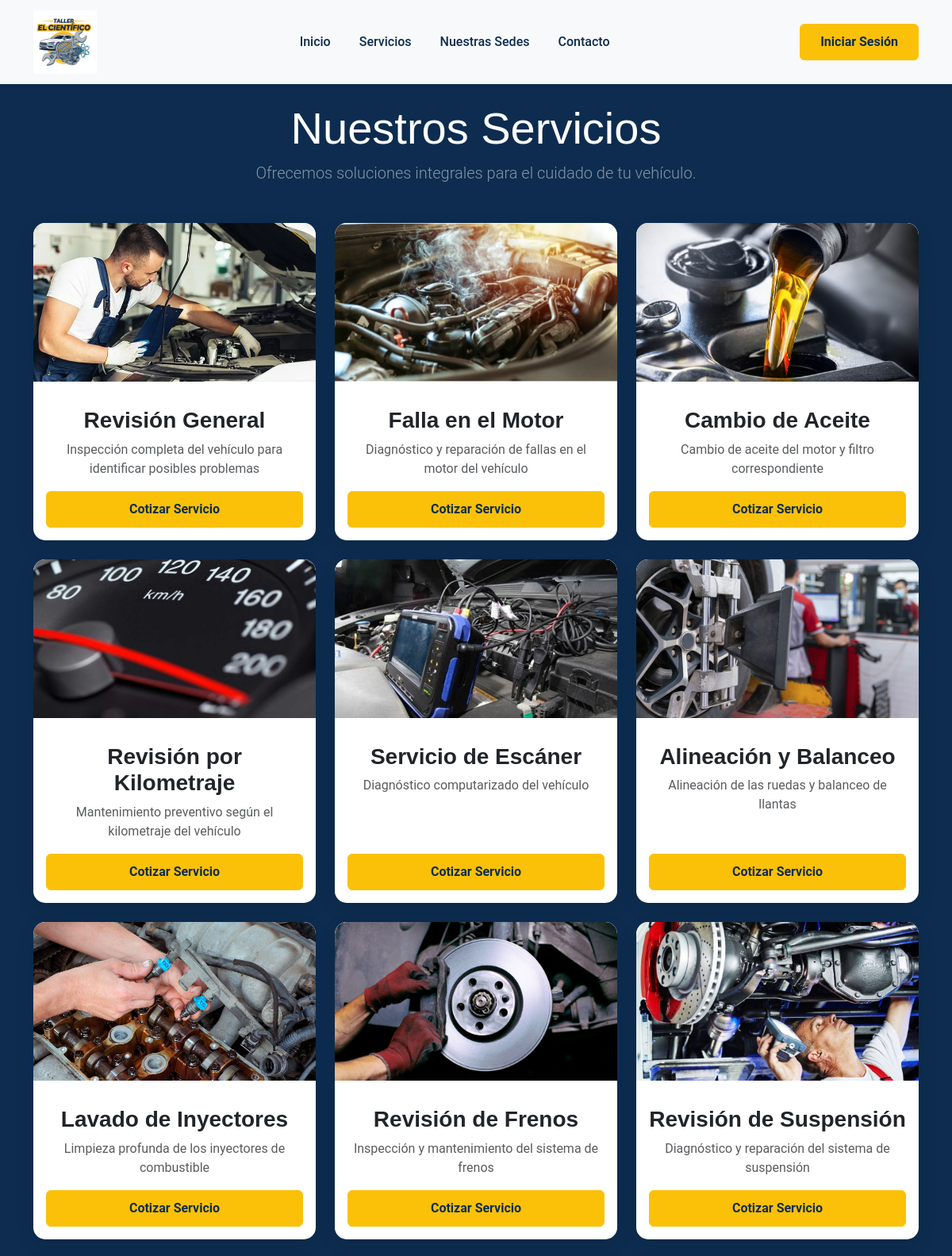
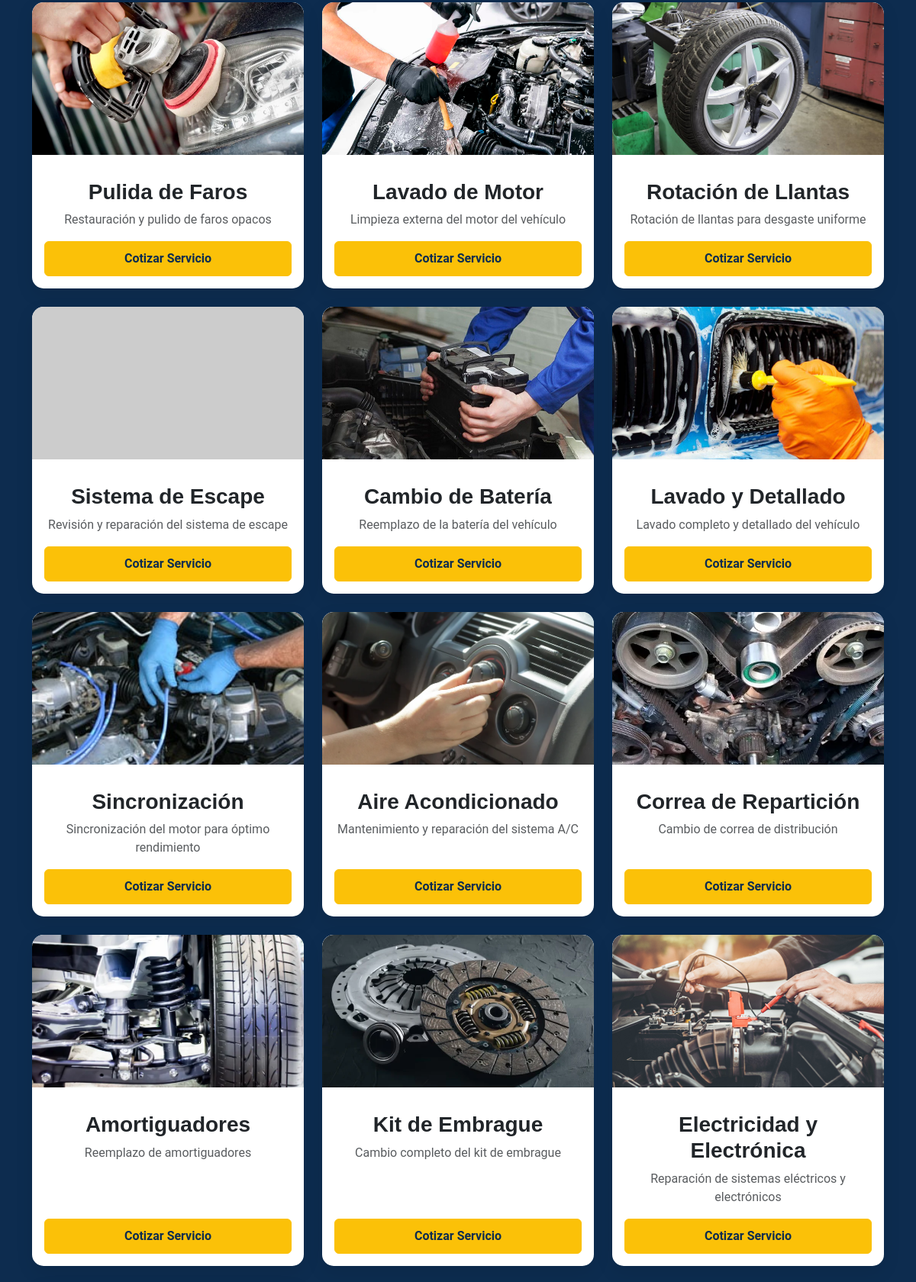
Page /servicios.php (upper part) on the committed database (2 pictures, top to bottom).
### tables this page shows
CREATE TABLE `servicios` (
  `id` int(11) NOT NULL,
  `nombre` varchar(150) NOT NULL,
  `descripcion` text DEFAULT NULL,
  `imagen_url` varchar(255) DEFAULT NULL,
  `precio_desde` decimal(10,2) NOT NULL,
  `activo` tinyint(1) DEFAULT 1,
  `fecha_creacion` timestamp NOT NULL DEFAULT current_timestamp(),
  `fecha_actualizacion` timestamp NOT NULL DEFAULT current_timestamp() ON UPDATE current_timestamp()
);

### servicios.php (the view, shortened to what this page needs)
<?php
require 'admin/db_config.php';
$sql = "SELECT nombre, descripcion, imagen_url FROM servicios WHERE activo = 1 ORDER BY id";
$result = $conn->query($sql);
$servicios = $result->fetch_all(MYSQLI_ASSOC);
include 'includes/header.php';
?>
<div class="services-page-background">
    <div class="container py-5">
        <div class="text-center mb-5">
            <h1 class="display-4 text-white">Nuestros Servicios</h1>
            <p class="lead text-white-50">Ofrecemos soluciones integrales para el cuidado de tu vehículo.</p>
        </div>
        <div class="row g-4">
            <?php if (count($servicios) > 0): ?>
                <?php foreach ($servicios as $servicio): ?>
                <div class="col-lg-4 col-md-6 d-flex align-items-stretch">
                    <div class="card service-card-v2 w-100">
                        <img
                            src="<?php echo htmlspecialchars(!empty($servicio['imagen_url']) ? $servicio['imagen_url'] : 'https://placehold.co/600x400/0d2c4f/fbc108?text=Servicio'); ?>"
                            class="service-card-img"
                            alt="<?php echo htmlspecialchars($servicio['nombre']); ?>"
                            onerror="this.onerror=null;this.src='https://placehold.co/600x400/0d2c4f/fbc108?text=Error';"
                        >
                        <div class="card-body text-center d-flex flex-column">
                            <h3 class="card-title mt-3"><?php echo htmlspecialchars($servicio['nombre']); ?></h3>
                            <p class="card-text text-muted flex-grow-1"><?php echo htmlspecialchars($servicio['descripcion']); ?></p>
                            <a href="/TALLER_EL_CIENTIFICO/crear_cotizacion.php" class="btn btn-cientifico mt-auto">Cotizar Servicio</a>
                        </div>
                    </div>
                </div>
                <?php endforeach; ?>
            <?php else: ?>
                <div class="col-12">
                    <p class="text-center text-white">No hay servicios disponibles en este momento.</p>
                </div>
            <?php endif; ?>
        </div>
    </div>
</div>
<?php include 'includes/footer.php'; ?>

### assets/css/style.css (style rules this page uses)
:root { --cientifico-yellow: #fbc108; --cientifico-dark-blue: #0d2c4f; --cientifico-light-gray: #f8f9fa; --cientifico-text: #343a40; --cientifico-white: #ffffff; }
body { font-family: 'Roboto', sans-serif; color: var(--cientifico-text); }
h1, h2, h3, h4, h5, h6 { font-family: 'Montserrat', sans-serif; font-weight: 700; color: var(--cientifico-dark-blue); }
.btn-cientifico { background-color: var(--cientifico-yellow); border-color: var(--cientifico-yellow); color: var(--cientifico-dark-blue); font-weight: bold; transition: all 0.3s; padding: 10px 25px; }
.card { border: none; border-radius: 15px; box-shadow: 0 10px 30px rgba(0,0,0,0.07); overflow: hidden; }
.services-page-background { background-color: var(--cientifico-dark-blue); }
.service-card-v2 { border: none; border-radius: 15px; box-shadow: 0 8px 25px rgba(0,0,0,0.08); transition: transform 0.3s ease, box-shadow 0.3s ease; background-color: #fff; }
.service-card-img { height: 200px; object-fit: cover; border-top-left-radius: 15px; border-top-right-radius: 15px; }

### rows in the picture
servicios: imagen_url (picture), nombre "Revisión General", descripcion "Inspección completa del vehículo para identificar posibles problemas"
servicios: imagen_url (picture), nombre "Falla en el Motor", descripcion "Diagnóstico y reparación de fallas en el motor del vehículo"
servicios: imagen_url (picture), nombre "Cambio de Aceite", descripcion "Cambio de aceite del motor y filtro correspondiente"
servicios: imagen_url (picture), nombre "Revisión por Kilometraje", descripcion "Mantenimiento preventivo según el kilometraje del vehículo"
servicios: imagen_url (picture), nombre "Servicio de Escáner", descripcion "Diagnóstico computarizado del vehículo"
servicios: imagen_url (picture), nombre "Alineación y Balanceo", descripcion "Alineación de las ruedas y balanceo de llantas"
servicios: imagen_url (picture), nombre "Lavado de Inyectores", descripcion "Limpieza profunda de los inyectores de combustible"
servicios: imagen_url (picture), nombre "Revisión de Frenos", descripcion "Inspección y mantenimiento del sistema de frenos"
servicios: imagen_url (picture), nombre "Revisión de Suspensión", descripcion "Diagnóstico y reparación del sistema de suspensión"
servicios: imagen_url (picture), nombre "Pulida de Faros", descripcion "Restauración y pulido de faros opacos"
servicios: imagen_url (picture), nombre "Lavado de Motor", descripcion "Limpieza externa del motor del vehículo"
servicios: imagen_url (picture), nombre "Rotación de Llantas", descripcion "Rotación de llantas para desgaste uniforme"
servicios: nombre "Sistema de Escape", descripcion "Revisión y reparación del sistema de escape"
servicios: imagen_url (picture), nombre "Cambio de Batería", descripcion "Reemplazo de la batería del vehículo"
servicios: imagen_url (picture), nombre "Lavado y Detallado", descripcion "Lavado completo y detallado del vehículo"
servicios: imagen_url (picture), nombre "Sincronización", descripcion "Sincronización del motor para óptimo rendimiento"
servicios: imagen_url (picture), nombre "Aire Acondicionado", descripcion "Mantenimiento y reparación del sistema A/C"
servicios: imagen_url (picture), nombre "Correa de Repartición", descripcion "Cambio de correa de distribución"
servicios: imagen_url (picture), nombre "Amortiguadores", descripcion "Reemplazo de amortiguadores"
servicios: imagen_url (picture), nombre "Kit de Embrague", descripcion "Cambio completo del kit de embrague"
servicios: imagen_url (picture), nombre "Electricidad y Electrónica", descripcion "Reparación de sistemas eléctricos y electrónicos"
